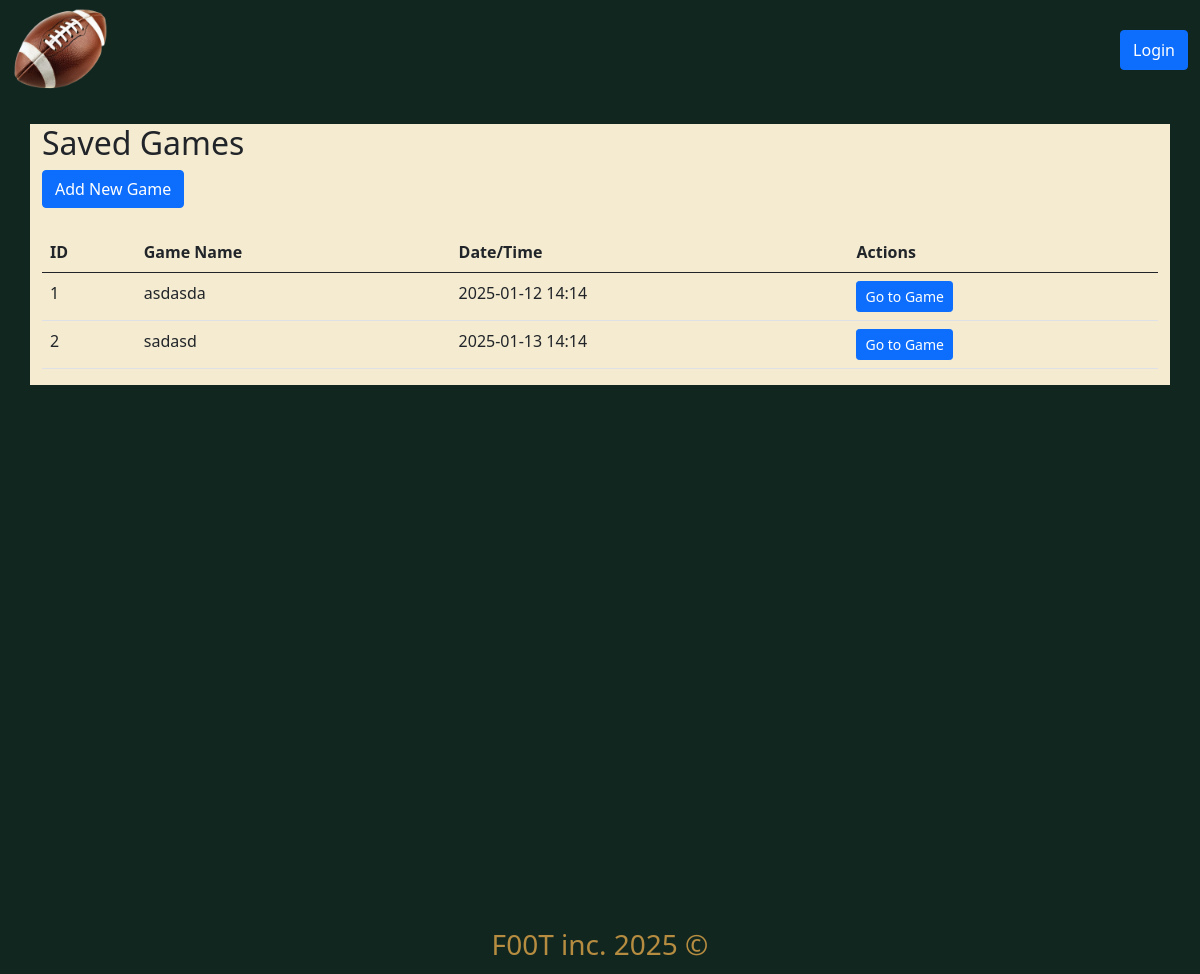
Page /game-options on the committed database.
### models.py (models this page shows)
class Game(db.Model):
    id = db.Column(db.Integer, primary_key=True)
    game_name = db.Column(db.String(100), nullable=False)
    date = db.Column(db.DateTime, nullable=False)
    time = db.Column(db.String(20), nullable=False)
    drives = db.relationship('Drive', backref='game', lazy=True, cascade="all, delete-orphan")

### app.py (the view)
@app.route('/game-options')
def game_options():
    games = Game.query.all()
    return render_template('components/game_options.html', games=games)

### templates/components/game_options.html
{% extends "index.html" %} {% block title %}Game Options{% endblock %} {% block
content %}
<div class="row mb-4">
  <div class="col">
    <h2>Saved Games</h2>
    <a href="{{ url_for('add_game') }}" class="btn btn-primary">Add New Game</a>
  </div>
</div>
<div class="row">
  <div class="col">
    <table class="table">
      <thead>
        <tr>
          <th>ID</th>
          <th>Game Name</th>
          <th>Date/Time</th>
          <th>Actions</th>
        </tr>
      </thead>
      <tbody>
        {% for game in games %}
        <tr>
          <td>{{ game.id }}</td>
          <td>{{ game.game_name }}</td>
          <td>{{ game.date.strftime('%Y-%m-%d') }} {{ game.time }}</td>
          <td>
            <a
              href="{{ url_for('game_detail', game_id=game.id) }}"
              class="btn btn-sm btn-primary"
              >Go to Game</a
            >
          </td>
        </tr>
        {% endfor %}
      </tbody>
    </table>
  </div>
</div>
{% endblock %}

### rows in the picture
Game: id "1", game_name "asdasda", date "2025-01-12", time "14:14"
Game: id "2", game_name "sadasd", date "2025-01-13", time "14:14"
